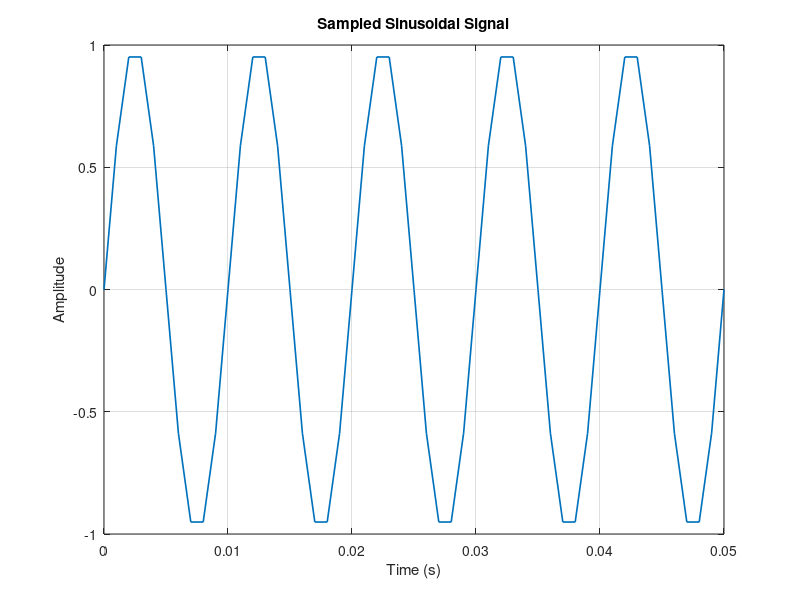

Source code (MATLAB):
clc;
clear;
close all;

Fs = 1000;
t = 0:1/Fs:0.05;
f = 100;
x = sin(2*pi*f*t);

plot(t,x,'LineWidth',1.2);
grid on;
title('Sampled Sinusoidal Signal');
xlabel('Time (s)');
ylabel('Amplitude');
